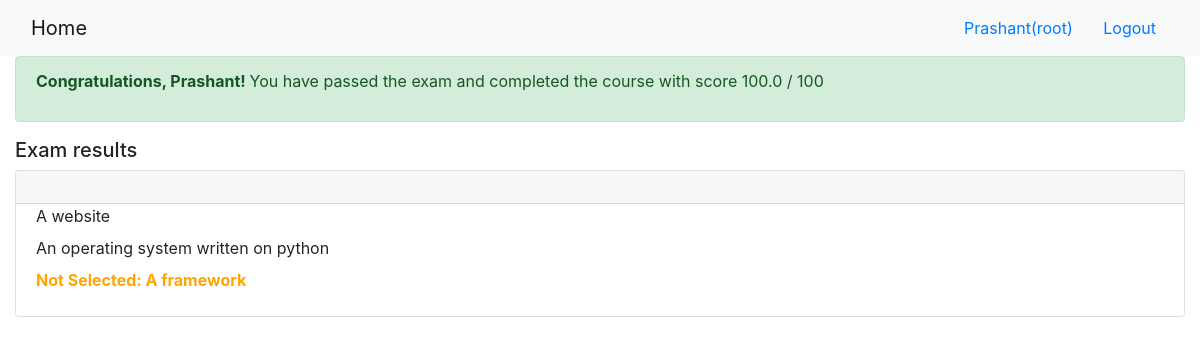
Page /onlinecourse/course/3/submission/3/result/ (signed in) on the committed database.
### onlinecourse/models.py (models this page shows, shortened)
class Question(models.Model):
    course = models.ForeignKey(Course, on_delete=models.CASCADE,null=True)
    text = models.CharField(max_length=150,null=True)
    grade = models.FloatField()

class Choice(models.Model):
    question = models.ForeignKey(Question, on_delete=models.CASCADE,null=True)
    text = models.CharField(max_length=150,null=True )
    is_correct = models.BooleanField()

### onlinecourse/views.py (the view)
# urls.py: path('course/<int:course_id>/submission/<int:submission_id>/result/', views.show_exam_result, name = 'show_exam_result'),
def show_exam_result(request, course_id, submission_id):
    context = {}
    course = get_object_or_404(Course, pk=course_id)
    submission = get_object_or_404(Submission, pk=submission_id)
    selected_choices = Submission.objects.filter(id = submission_id).values_list('choices', flat=True)
    grade = 0
    for i in submission.choices.all().filter(is_correct=True).values_list('question_id'):
        grade += Question.objects.filter(id=i[0]).first().grade
    context['course'] = course
    context['selected_ids'] = selected_choices
    context['grade'] = grade
    return render(request, 'onlinecourse/exam_result_bootstrap.html', context)

### onlinecourse/templates/onlinecourse/exam_result_bootstrap.html (shortened to what this page needs)
<!DOCTYPE html>
<html lang="en">
<head>
    {% load static %}
    <link rel="stylesheet" href="https://maxcdn.bootstrapcdn.com/bootstrap/4.5.2/css/bootstrap.min.css">
</head>
<body>
 <nav class="navbar navbar-light bg-light">
    <div class="container-fluid">
        <div class="navbar-header">
              <a class="navbar-brand" href="{% url 'onlinecourse:index' %}">Home</a>
        </div>
        <ul class="nav navbar-nav navbar-right">
            {% if user.is_authenticated %}
            <li>
                <a class="btn btn-link" href="#">{{ user.first_name }}({{ user.username }})</a>
                <a class="btn btn-link" href="{% url 'onlinecourse:logout' %}">Logout</a>
            </li>
            {% endif %}
        </ul>
    </div>
</nav>
<div class="container-fluid">
    {% if grade > 80 %}
    <div class="alert alert-success">
       <p><b>Congratulations, {{user.first_name}}! </b>You have passed the exam and completed the course with score {{grade}} / 100</p>
    </div>
        {% else %}
        <div class="alert alert-danger">
            <p><b>Failed. </b>Sorry, {{user.first_name}}! You have failed the exam with score {{grade}} / 100</p>
        </div>
        <a class="btn btn-link text-danger" href="{% url 'onlinecourse:course_details' course.id %}">Re-test</a>
        {% endif %}
        <div class="card-columns-vertical mt-1">
        <h5 class="">Exam results</h5>
            {% for question in course.question_set.all %}
            <div class="card mt-1">
                <div class="card-header"><h5 style="font-weight:bold">{{ question.question_text}}</h5></div>
                <div class="form-group">
                    {% for choice in question.choice_set.all %}
                    <div class="form-check">
                        {% if choice.id in selected_ids %}
                            {% if choice.is_correct == True %}
                                <label style="color:#2ea94a;font-weight:bold">Correct answer: {{choice.text}}</label>
                            {% else %}
                                <label style="color:red;font-weight:bold">Wrong answer: {{choice.text}}</label>
                            {% endif %}
                        {% elif choice.id not in selected_ids and choice.is_correct == True %}
                            <label style="color:#ffa500;font-weight:bold">Not Selected: {{choice.text}}</label>
                        {% else %}
                            <label>{{choice.text}}</label>
                        {% endif %}
                    </div>
                    {% endfor %}
                </div>
            {% endfor %}
        </div>
    </div>
</body>
</html>

### rows in the picture
Choice: text "A website"
Choice: text "An operating system written on python"
Choice: text "A framework"

### other values in the picture
{{ user.first_name }} "Prashant"
{{ user.username }} "root"
{{ grade }} "100.0"
